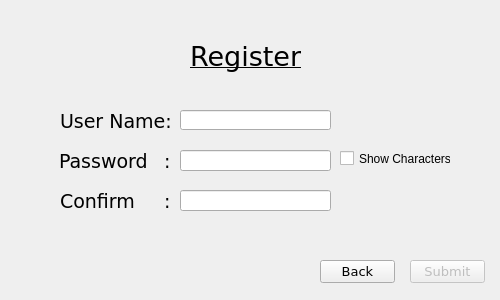
<?xml version="1.0" encoding="UTF-8"?>
<ui version="4.0">
 <class>RegisterChild</class>
 <widget class="QMdiSubWindow" name="RegisterChild">
  <property name="windowModality">
   <enum>Qt::NonModal</enum>
  </property>
  <property name="geometry">
   <rect>
    <x>0</x>
    <y>0</y>
    <width>500</width>
    <height>300</height>
   </rect>
  </property>
  <property name="sizePolicy">
   <sizepolicy hsizetype="Fixed" vsizetype="Fixed">
    <horstretch>0</horstretch>
    <verstretch>0</verstretch>
   </sizepolicy>
  </property>
  <property name="maximumSize">
   <size>
    <width>500</width>
    <height>300</height>
   </size>
  </property>
  <property name="windowTitle">
   <string>Log-In</string>
  </property>
  <property name="styleSheet">
   <string notr="true">#RegisterChild {
background-image: url(:/images/images/RegBG.png);
}</string>
  </property>
  <widget class="QLineEdit" name="nameEdit">
   <property name="geometry">
    <rect>
     <x>180</x>
     <y>110</y>
     <width>151</width>
     <height>20</height>
    </rect>
   </property>
  </widget>
  <widget class="QLabel" name="label">
   <property name="geometry">
    <rect>
     <x>190</x>
     <y>40</y>
     <width>111</width>
     <height>32</height>
    </rect>
   </property>
   <property name="font">
    <font>
     <family>Verdana</family>
    </font>
   </property>
   <property name="text">
    <string>&lt;html&gt;&lt;head/&gt;&lt;body&gt;&lt;p&gt;&lt;span style=&quot; font-size:20pt; text-decoration: underline; color:#000000;&quot;&gt;Register&lt;/span&gt;&lt;/p&gt;&lt;/body&gt;&lt;/html&gt;</string>
   </property>
  </widget>
  <widget class="QLabel" name="UserName">
   <property name="geometry">
    <rect>
     <x>60</x>
     <y>110</y>
     <width>113</width>
     <height>21</height>
    </rect>
   </property>
   <property name="font">
    <font>
     <family>Verdana</family>
    </font>
   </property>
   <property name="text">
    <string>&lt;html&gt;&lt;head/&gt;&lt;body&gt;&lt;p&gt;&lt;span style=&quot; font-size:14pt;&quot;&gt;User Name:&lt;/span&gt;&lt;/p&gt;&lt;/body&gt;&lt;/html&gt;</string>
   </property>
  </widget>
  <widget class="QLabel" name="Password">
   <property name="geometry">
    <rect>
     <x>59</x>
     <y>150</y>
     <width>91</width>
     <height>21</height>
    </rect>
   </property>
   <property name="font">
    <font>
     <family>Verdana</family>
    </font>
   </property>
   <property name="text">
    <string>&lt;html&gt;&lt;head/&gt;&lt;body&gt;&lt;p&gt;&lt;span style=&quot; font-size:14pt;&quot;&gt;Password&lt;/span&gt;&lt;/p&gt;&lt;/body&gt;&lt;/html&gt;</string>
   </property>
  </widget>
  <widget class="QLineEdit" name="passEdit">
   <property name="geometry">
    <rect>
     <x>180</x>
     <y>150</y>
     <width>151</width>
     <height>21</height>
    </rect>
   </property>
   <property name="echoMode">
    <enum>QLineEdit::Password</enum>
   </property>
  </widget>
  <widget class="QPushButton" name="Submit">
   <property name="enabled">
    <bool>false</bool>
   </property>
   <property name="geometry">
    <rect>
     <x>410</x>
     <y>260</y>
     <width>75</width>
     <height>23</height>
    </rect>
   </property>
   <property name="sizePolicy">
    <sizepolicy hsizetype="Fixed" vsizetype="Fixed">
     <horstretch>0</horstretch>
     <verstretch>0</verstretch>
    </sizepolicy>
   </property>
   <property name="font">
    <font>
     <family>Verdana</family>
     <pointsize>10</pointsize>
    </font>
   </property>
   <property name="text">
    <string>Submit</string>
   </property>
  </widget>
  <widget class="QCheckBox" name="showChar">
   <property name="geometry">
    <rect>
     <x>340</x>
     <y>150</y>
     <width>111</width>
     <height>17</height>
    </rect>
   </property>
   <property name="text">
    <string>Show Characters</string>
   </property>
  </widget>
  <widget class="QLabel" name="Warning">
   <property name="geometry">
    <rect>
     <x>50</x>
     <y>180</y>
     <width>311</width>
     <height>61</height>
    </rect>
   </property>
   <property name="text">
    <string/>
   </property>
  </widget>
  <widget class="QLabel" name="Confirm">
   <property name="geometry">
    <rect>
     <x>60</x>
     <y>190</y>
     <width>81</width>
     <height>21</height>
    </rect>
   </property>
   <property name="font">
    <font>
     <family>Verdana</family>
    </font>
   </property>
   <property name="text">
    <string>&lt;html&gt;&lt;head/&gt;&lt;body&gt;&lt;p&gt;&lt;span style=&quot; font-size:14pt;&quot;&gt;Confirm&lt;/span&gt;&lt;/p&gt;&lt;/body&gt;&lt;/html&gt;</string>
   </property>
  </widget>
  <widget class="QLabel" name="nothing">
   <property name="geometry">
    <rect>
     <x>164</x>
     <y>190</y>
     <width>21</width>
     <height>21</height>
    </rect>
   </property>
   <property name="font">
    <font>
     <family>Verdana</family>
    </font>
   </property>
   <property name="text">
    <string>&lt;html&gt;&lt;head/&gt;&lt;body&gt;&lt;p&gt;&lt;span style=&quot; font-size:14pt;&quot;&gt;:&lt;/span&gt;&lt;/p&gt;&lt;/body&gt;&lt;/html&gt;</string>
   </property>
  </widget>
  <widget class="QLabel" name="nothing2">
   <property name="geometry">
    <rect>
     <x>164</x>
     <y>150</y>
     <width>21</width>
     <height>21</height>
    </rect>
   </property>
   <property name="font">
    <font>
     <family>Verdana</family>
    </font>
   </property>
   <property name="text">
    <string>&lt;html&gt;&lt;head/&gt;&lt;body&gt;&lt;p&gt;&lt;span style=&quot; font-size:14pt;&quot;&gt;:&lt;/span&gt;&lt;/p&gt;&lt;/body&gt;&lt;/html&gt;</string>
   </property>
  </widget>
  <widget class="QLineEdit" name="confirmEdit">
   <property name="geometry">
    <rect>
     <x>180</x>
     <y>190</y>
     <width>151</width>
     <height>21</height>
    </rect>
   </property>
   <property name="echoMode">
    <enum>QLineEdit::Password</enum>
   </property>
  </widget>
  <widget class="QPushButton" name="Back">
   <property name="enabled">
    <bool>true</bool>
   </property>
   <property name="geometry">
    <rect>
     <x>320</x>
     <y>260</y>
     <width>75</width>
     <height>23</height>
    </rect>
   </property>
   <property name="sizePolicy">
    <sizepolicy hsizetype="Fixed" vsizetype="Fixed">
     <horstretch>0</horstretch>
     <verstretch>0</verstretch>
    </sizepolicy>
   </property>
   <property name="font">
    <font>
     <family>Verdana</family>
     <pointsize>10</pointsize>
    </font>
   </property>
   <property name="text">
    <string>Back</string>
   </property>
  </widget>
 </widget>
 <customwidgets>
  <customwidget>
   <class>QMdiSubWindow</class>
   <extends>QWidget</extends>
   <header>qmdisubwindow.h</header>
   <container>1</container>
  </customwidget>
 </customwidgets>
 <resources/>
 <connections>
  <connection>
   <sender>showChar</sender>
   <signal>toggled(bool)</signal>
   <receiver>RegisterChild</receiver>
   <slot>showPass()</slot>
   <hints>
    <hint type="sourcelabel">
     <x>395</x>
     <y>158</y>
    </hint>
    <hint type="destinationlabel">
     <x>249</x>
     <y>149</y>
    </hint>
   </hints>
  </connection>
 </connections>
 <slots>
  <slot>showPass()</slot>
  <slot>subPush()</slot>
 </slots>
</ui>
